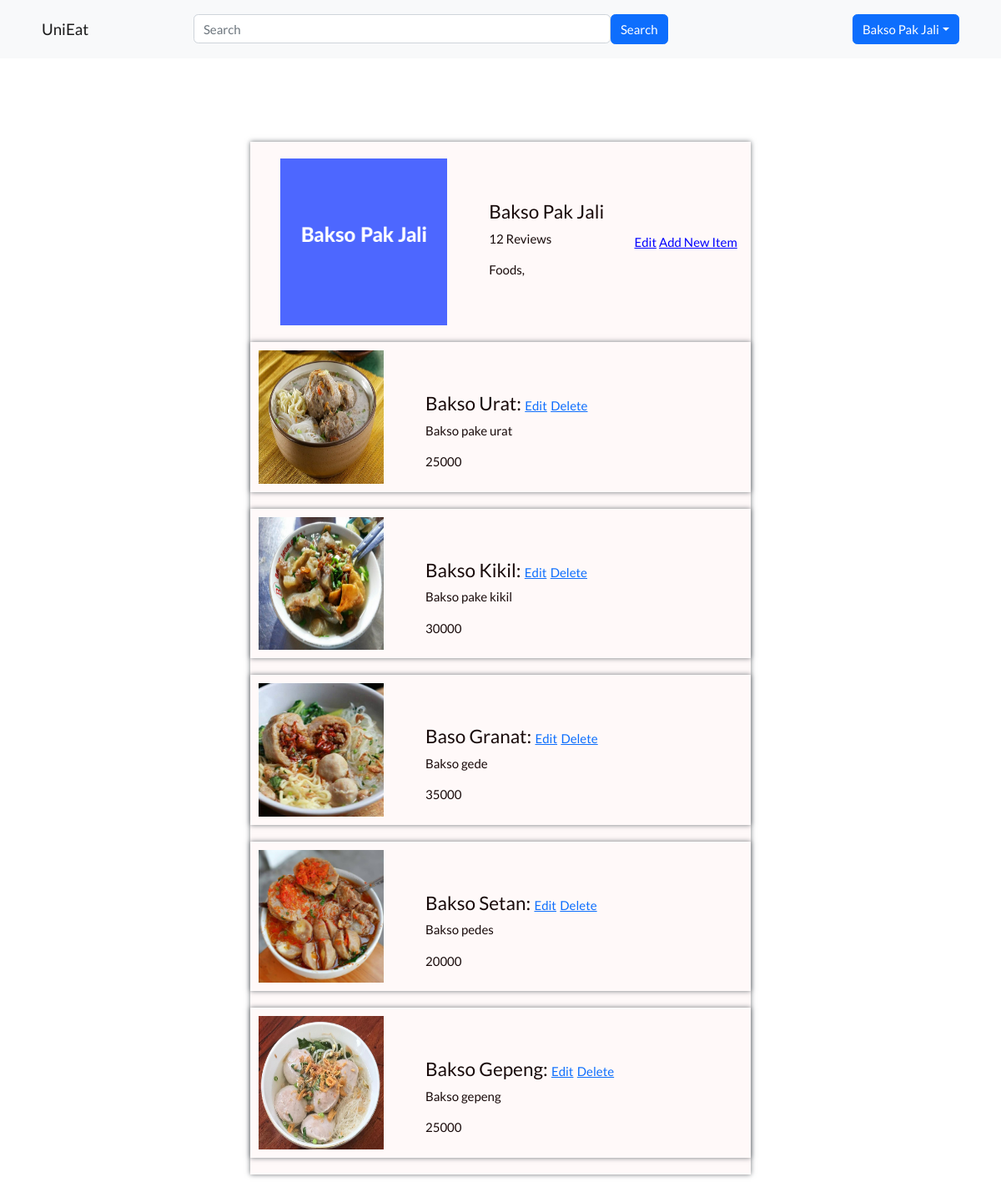
The app's page /AMDP3/manageitems.php (signed in) with its own data.
### tables this page shows
CREATE TABLE `shop` (
  `shopID` int(11) NOT NULL,
  `shopTitle` varchar(255) NOT NULL,
  `imgUrl` varchar(255) NOT NULL DEFAULT './img/Dummy.png'
);

CREATE TABLE `categories` (
  `categoryID` int(11) NOT NULL,
  `categoryName` varchar(255) NOT NULL
);

CREATE TABLE `item` (
  `itemID` int(11) NOT NULL,
  `shopID` int(11) NOT NULL,
  `itemName` varchar(255) DEFAULT NULL,
  `itemDesc` varchar(255) DEFAULT NULL,
  `itemPrice` int(11) DEFAULT NULL,
  `itemImgUrl` varchar(255) NOT NULL
);

### AMDP3/includes/manageitemsedit.php (the view, shortened to what this page needs)
<?php
    include "./connection.php";
    $shopTitle = $_SESSION['name'];
    $query = "SELECT * FROM item JOIN shop ON item.shopID = shop.shopID WHERE shopTitle = '$shopTitle'";
    $res = $connection->query($query);
        while($row = $res->fetch_assoc()){
            $itemID = $row["itemID"];
            $itemTitle = $row['itemName'];
            $itemDescription = $row['itemDesc'];
            $itemPrice = $row['itemPrice'];
            $itemImgUrl = $row['itemImgUrl'];
            echo
            "<div class='shop-item-container' >
                <img src='$itemImgUrl'>
                <div class='shop-info'>
                    <h4>{$itemTitle}:
                    <a href='./edititem.php?itemID=$itemID'>Edit</a>
                    <a href='./deleteitem.php?itemID=$itemID'>Delete</a></h4>
                    <p>{$itemDescription}</p>
                    <p>{$itemPrice}</p>
                </div>
            </div>";
        }
?>

### AMDP3/queryfunctions/queryshopheader.php (shortened to what this page needs)
<?php
    if(!isset($_SESSION["role"]) || $_SESSION["role"] != 'tenant'){
        $shopID = $_GET["shopID"];
    } else {
        $shopTitle = $_SESSION['name'];
        $query = "SELECT * FROM shop WHERE shopTitle = '$shopTitle'";
        $result = $connection->query($query);
        $row = $result->fetch_assoc();
        $shopID = $row["shopID"];
    }
    include "./connection.php";
    $query = "SELECT * FROM shop WHERE shopID = $shopID";
    $result = $connection->query($query);
    $row = $result->fetch_assoc();
    $shopTitle = $row['shopTitle'];
    $imgUrl = $row['imgUrl'];
    $query = "SELECT COUNT(DISTINCT orderTimeStamp) AS totalReviewCount FROM reviews JOIN orders ON reviews.orderID = orders.orderID WHERE orders.shopID = $shopID";
    $result = $connection->query($query);
    $row = $result->fetch_assoc();
    $totalReviews = $row['totalReviewCount'];
    $query = "SELECT categoryName FROM shop JOIN shopcategories ON shop.shopID = shopcategories.shopID JOIN categories ON shopcategories.categoryID = categories.categoryID WHERE shop.shopID=$shopID";
    $result = $connection->query($query);
    $shopCategories = '';
    while($row = $result->fetch_assoc()){
        $shopCategories = $shopCategories . $row['categoryName'] . ', ';
    }
    echo
        "<div class='shop-header'>
            <img src='$imgUrl'>
            <div class='shop-info'>
                <h4>$shopTitle</h4>
                <p>$totalReviews Reviews</p>
                <p>$shopCategories</p>
            </div>
        </div>";
?>

### AMDP3/style.css (style rules this page uses)
* { font-family: 'Lato', sans-serif; text-decoration: none; color: #180A0A; font-size: 15px; list-style: none; }
.shop-info { padding-left: 50px; padding-top: 50px; }
.shop-header img { width: 200px; }
.shop-header { display: flex; align-self: flex-start; padding: 20px; }
.shop-item-container img { width: 150px; }
.shop-item-container { display: flex; box-shadow: 0 0 6px 0px #73777B; width: 670px; padding: 10px; margin-bottom: 20px; }

### records on screen
shop: imgUrl (picture), shopTitle "Bakso Pak Jali"
categories: categoryName "Foods,"
item: itemImgUrl (picture), itemName "Bakso Urat", itemDesc "Bakso pake urat", itemPrice "25000"
item: itemImgUrl (picture), itemName "Bakso Kikil", itemDesc "Bakso pake kikil", itemPrice "30000"
item: itemImgUrl (picture), itemName "Baso Granat", itemDesc "Bakso gede", itemPrice "35000"
item: itemImgUrl (picture), itemName "Bakso Setan", itemDesc "Bakso pedes", itemPrice "20000"
item: itemImgUrl (picture), itemName "Bakso Gepeng", itemDesc "Bakso gepeng", itemPrice "25000"

### other values on screen
$_SESSION['name'] "Bakso Pak Jali"
$totalReviews "12"
